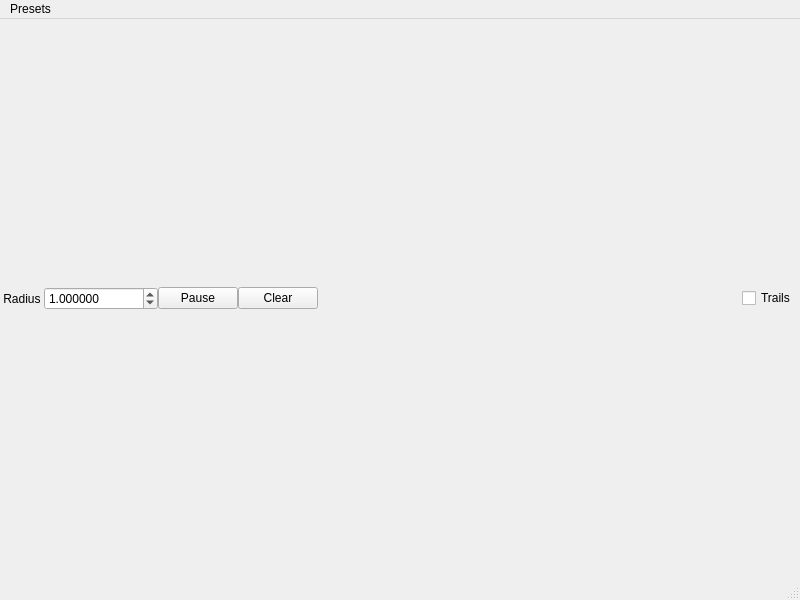
<?xml version="1.0" encoding="UTF-8"?>
<ui version="4.0">
 <class>MainWindow</class>
 <widget class="QMainWindow" name="MainWindow">
  <property name="geometry">
   <rect>
    <x>0</x>
    <y>0</y>
    <width>800</width>
    <height>600</height>
   </rect>
  </property>
  <property name="windowTitle">
   <string>MainWindow</string>
  </property>
  <widget class="QWidget" name="centralwidget">
   <layout class="QGridLayout" name="gridLayout">
    <property name="leftMargin">
     <number>0</number>
    </property>
    <property name="topMargin">
     <number>0</number>
    </property>
    <property name="rightMargin">
     <number>0</number>
    </property>
    <property name="bottomMargin">
     <number>0</number>
    </property>
    <property name="spacing">
     <number>0</number>
    </property>
    <item row="1" column="1">
     <widget class="QDoubleSpinBox" name="radiusSpinBox">
      <property name="suffix">
       <string> </string>
      </property>
      <property name="decimals">
       <number>6</number>
      </property>
      <property name="minimum">
       <double>0.000001000000000</double>
      </property>
      <property name="maximum">
       <double>10000000.000000000000000</double>
      </property>
      <property name="stepType">
       <enum>QAbstractSpinBox::AdaptiveDecimalStepType</enum>
      </property>
      <property name="value">
       <double>1.000000000000000</double>
      </property>
     </widget>
    </item>
    <item row="1" column="6">
     <spacer name="horizontalSpacer">
      <property name="orientation">
       <enum>Qt::Horizontal</enum>
      </property>
      <property name="sizeHint" stdset="0">
       <size>
        <width>40</width>
        <height>1</height>
       </size>
      </property>
     </spacer>
    </item>
    <item row="1" column="4">
     <widget class="QPushButton" name="clearButton">
      <property name="text">
       <string>Clear</string>
      </property>
     </widget>
    </item>
    <item row="1" column="2">
     <widget class="QPushButton" name="pauseplayButton">
      <property name="text">
       <string>Pause</string>
      </property>
     </widget>
    </item>
    <item row="1" column="0">
     <widget class="QLabel" name="label">
      <property name="text">
       <string> Radius </string>
      </property>
     </widget>
    </item>
    <item row="1" column="7">
     <widget class="QCheckBox" name="trailsCheckBox">
      <property name="text">
       <string>Trails </string>
      </property>
     </widget>
    </item>
    <item row="2" column="0" colspan="8">
     <layout class="QGridLayout" name="windowWidget"/>
    </item>
   </layout>
  </widget>
  <widget class="QMenuBar" name="menubar">
   <property name="geometry">
    <rect>
     <x>0</x>
     <y>0</y>
     <width>800</width>
     <height>37</height>
    </rect>
   </property>
   <widget class="QMenu" name="menuPresets">
    <property name="title">
     <string>Presets</string>
    </property>
    <addaction name="actionAccretion_Disk"/>
   </widget>
   <addaction name="menuPresets"/>
  </widget>
  <widget class="QStatusBar" name="statusbar"/>
  <action name="actionAccretion_Disk">
   <property name="text">
    <string>Accretion Disk</string>
   </property>
  </action>
  <action name="actionClear_All">
   <property name="text">
    <string>Clear All</string>
   </property>
  </action>
  <action name="actionTrails">
   <property name="checkable">
    <bool>true</bool>
   </property>
   <property name="checked">
    <bool>true</bool>
   </property>
   <property name="text">
    <string>Trails</string>
   </property>
  </action>
 </widget>
 <resources/>
 <connections/>
</ui>
